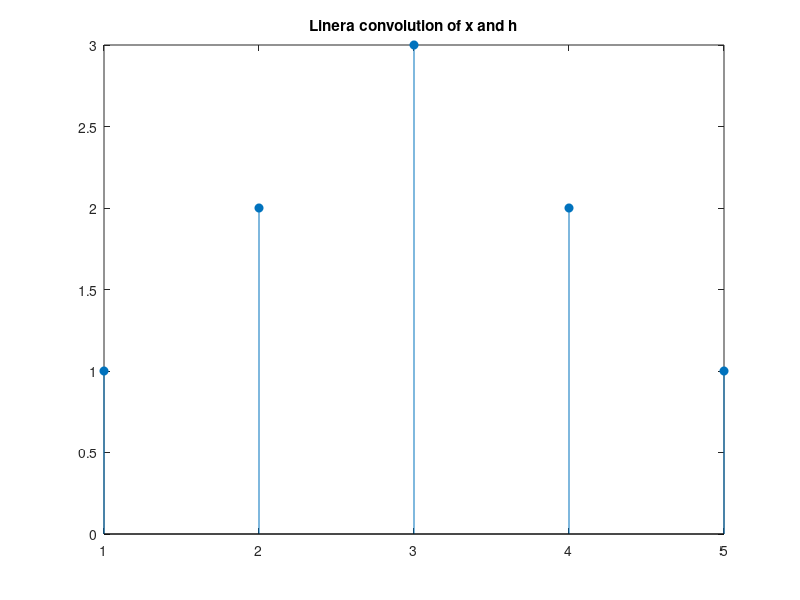

MATLAB code to generate this figure:
clc 
close 

%linear convolution 

x=[1 1 1]
h=[1 1 1]

fig = conv(x,h)
stem(fig, 'filled')
title('Linera convolution of x and h')